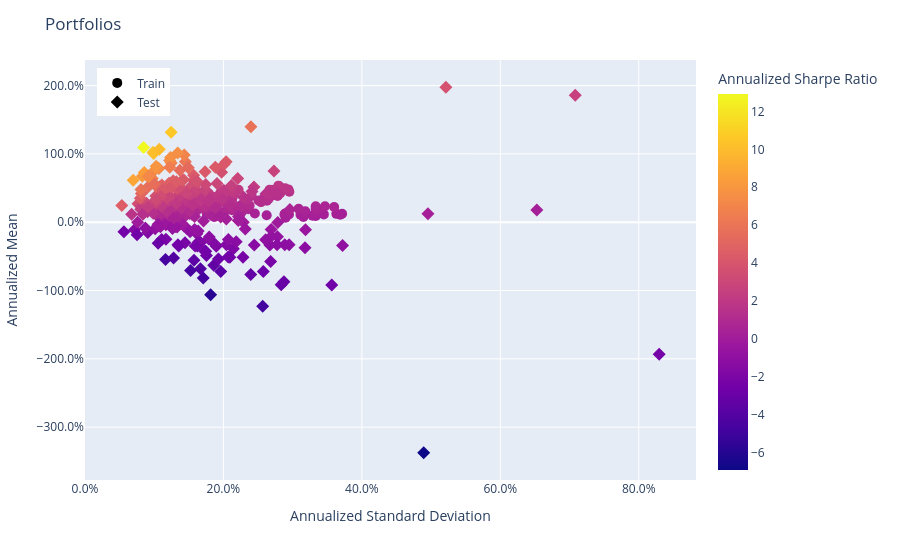

The code cell stored with this chart in its notebook:
### Code cell
population.plot_measures(
    x=RiskMeasure.ANNUALIZED_STANDARD_DEVIATION,
    y=PerfMeasure.ANNUALIZED_MEAN,
    color_scale=RatioMeasure.ANNUALIZED_SHARPE_RATIO,
    hover_measures=[RiskMeasure.MAX_DRAWDOWN, RatioMeasure.ANNUALIZED_SORTINO_RATIO],
)

### Figure 1 — Plotly figure (JSON) as saved in the notebook; plotly's stock layout.template omitted (floating-point values rounded to 4 significant figures; data arrays with more than 128 entries replaced by an {"elided": "..."} marker saying what was removed)
{"data": [{"customdata": {"elided": "251x4 mixed values"}, "hovertemplate": "<b>%{hovertext}</b><br><br>tag=%{customdata[0]}<br>Annualized Standard Deviation=%{x:.3f}<br>Annualized Mean=%{y:.3f}<br>MAX Drawdown=%{customdata[1]:.3f}<br>Annualized Sortino Ratio=%{customdata[2]:.3f}<br>Annualized Sharpe Ratio=%{marker.color:.3f}<extra></extra>", "hovertext": {"elided": "251 str values"}, "legendgroup": "Train", "marker": {"color": {"elided": "251 float values"}, "coloraxis": "coloraxis", "size": 10, "symbol": "circle"}, "mode": "markers", "name": "Train", "orientation": "v", "showlegend": true, "type": "scatter", "x": {"elided": "251 float values"}, "xaxis": "x", "y": {"elided": "251 float values"}, "yaxis": "y"}, {"customdata": {"elided": "251x4 mixed values"}, "hovertemplate": "<b>%{hovertext}</b><br><br>tag=%{customdata[0]}<br>Annualized Standard Deviation=%{x:.3f}<br>Annualized Mean=%{y:.3f}<br>MAX Drawdown=%{customdata[1]:.3f}<br>Annualized Sortino Ratio=%{customdata[2]:.3f}<br>Annualized Sharpe Ratio=%{marker.color:.3f}<extra></extra>", "hovertext": {"elided": "251 str values"}, "legendgroup": "Test", "marker": {"color": {"elided": "251 float values"}, "coloraxis": "coloraxis", "size": 10, "symbol": "diamond"}, "mode": "markers", "name": "Test", "orientation": "v", "showlegend": true, "type": "scatter", "x": {"elided": "251 float values"}, "xaxis": "x", "y": {"elided": "251 float values"}, "yaxis": "y"}], "layout": {"coloraxis": {"colorbar": {"title": {"text": "Annualized Sharpe Ratio"}}, "colorscale": [[0, "#0d0887"], [0.1111, "#46039f"], [0.2222, "#7201a8"], [0.3333, "#9c179e"], [0.4444, "#bd3786"], [0.5556, "#d8576b"], [0.6667, "#ed7953"], [0.7778, "#fb9f3a"], [0.8889, "#fdca26"], [1, "#f0f921"]]}, "legend": {"title": {}, "tracegroupgap": 0, "x": 0.02, "xanchor": "left", "y": 0.98, "yanchor": "top"}, "margin": {"t": 60}, "title": {"text": "Portfolios"}, "xaxis": {"anchor": "y", "domain": [0, 1], "tickformat": ",.1%", "title": {"text": "Annualized Standard Deviation"}}, "yaxis": {"anchor": "x", "domain": [0, 1], "tickformat": ",.1%", "title": {"text": "Annualized Mean"}}}}
